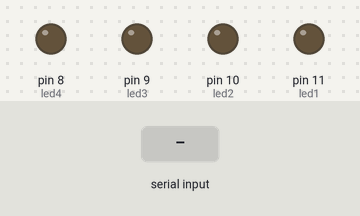
The sketch below on a simulated Arduino Uno, built with avr-gcc and run on an emulated ATmega328P. On the bench: output pins drawn as LEDs (lit = HIGH). The test bench sets the inputs (shaded band).

Above: at 1.2 s.
1.3 s: "a" received over Serial
At 2.2 s:
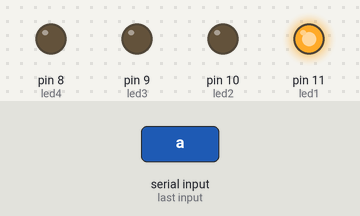
2.8 s: "c" received over Serial
At 3.3 s:
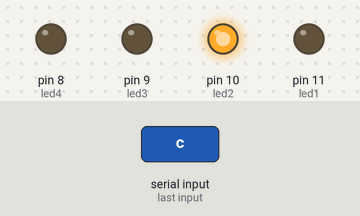
4.3 s: "e" received over Serial
At 5.5 s:
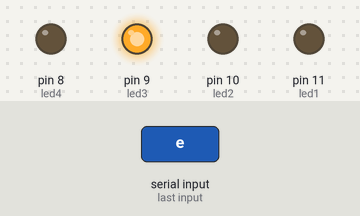
5.8 s: "g" received over Serial
At 6.8 s:
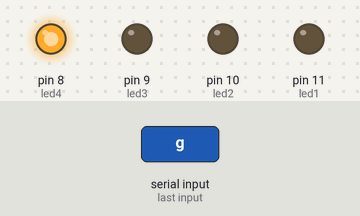
7.3 s: "1" received over Serial
At 8.0 s:
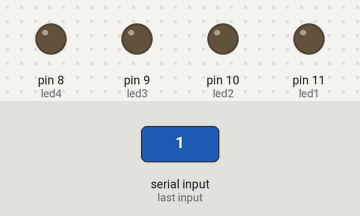
Timing chart, 0 to 9.8 s (numbered marks = the images above; inputs shaded):
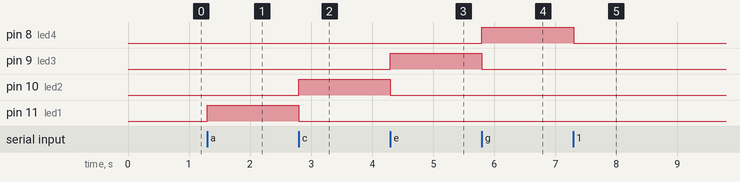

The sketch:

programa.ino
```cpp
int led1=11;
int led2=10;
int led3=9;
int led4=8;
int var1;

void setup() {
  // put your setup code here, to run once:
  Serial.begin(9600);
  pinMode(led1,OUTPUT);
  pinMode(led2,OUTPUT);
  pinMode(led3,OUTPUT);
  pinMode(led4,OUTPUT);

}

void loop() {
  // put your main code here, to run repeatedly:
  if (Serial.available())
  {
    var1=Serial.read();
    if (var1=='a'){digitalWrite(led1,HIGH);}
    else{digitalWrite(led1,LOW);}
    if (var1=='c'){digitalWrite(led2,HIGH);}
    else{digitalWrite(led2,LOW);}
    if (var1=='e'){digitalWrite(led3,HIGH);}
    else{digitalWrite(led3,LOW);}
    if (var1=='g'){digitalWrite(led4,HIGH);}
    else{digitalWrite(led4,LOW);}

  }
}
```

Measured:
- after the input at 1.3 s, pin 11 (led1): LOW → HIGH at once
- after the input at 2.8 s, pin 10 (led2): LOW → HIGH at once; pin 11 (led1): HIGH → LOW at once
- after the input at 4.3 s, pin 9 (led3): LOW → HIGH at once; pin 10 (led2): HIGH → LOW at once
- after the input at 5.8 s, pin 8 (led4): LOW → HIGH at once; pin 9 (led3): HIGH → LOW at once
- after the input at 7.3 s, pin 8 (led4): HIGH → LOW at once
